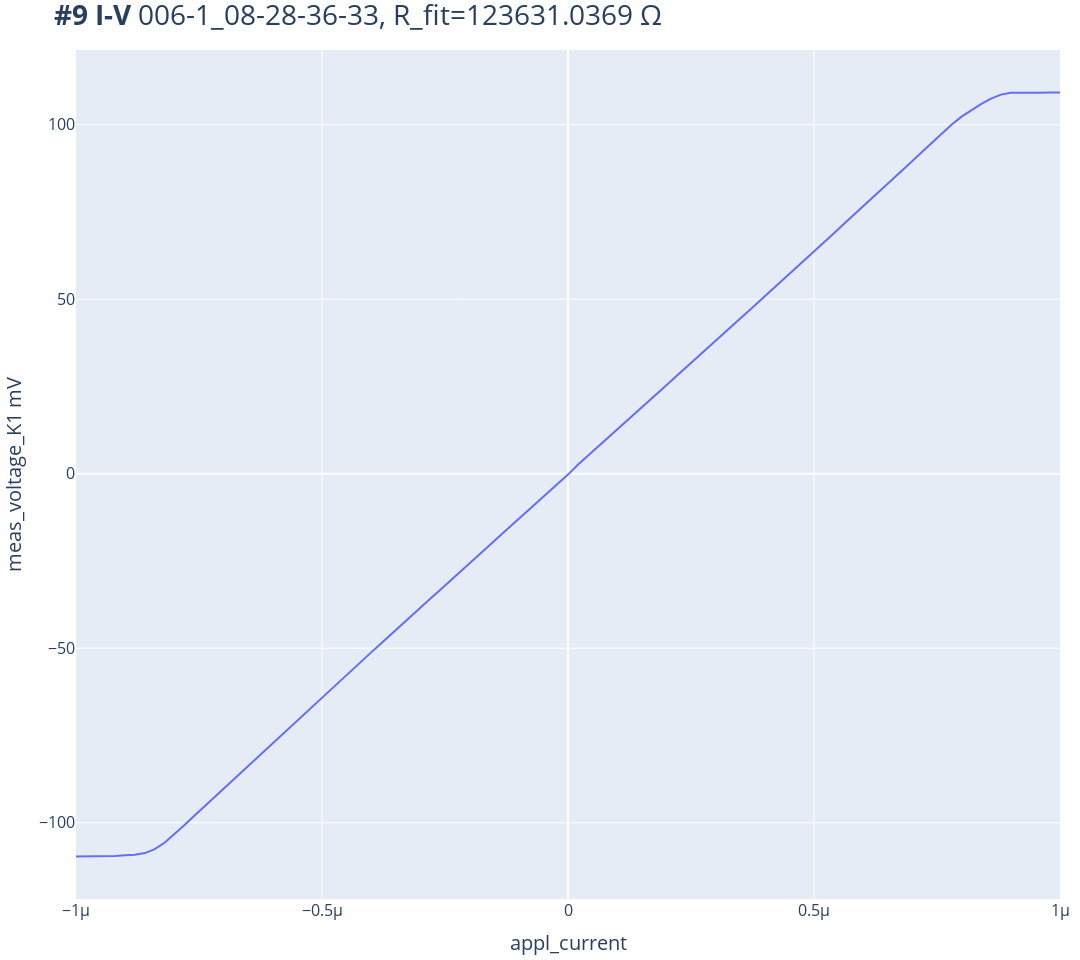
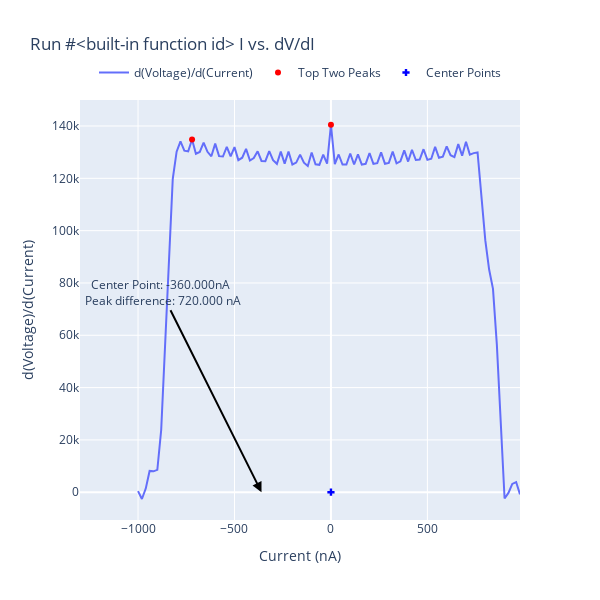

Notebook code cell kept with these figures, in order:
### Code cell
I_range=1e-6
K2440.output(1)
appl_current(-I_range) #Limit:1e-5 Amp(1MOhms risistor),1e-6 Amp(10MOhms risistor)
sleep(2)
# station.snapshot(update=True);
exp = qc.new_experiment('I-V', sample_name='006-1_08-28-36-33')
dataid = do1d(appl_current, -I_range ,I_range, 101, 0.03, meas_voltage_K1)
appl_current(0)
K2440.output(0)
plot_by_id(dataid)
#save_path = r"C:\qcodes\personal_scripts\Albert\104\Plot\104_{}.png".format(dataid)  # Path to save the plot image
#autosave_plot_by_id(dataid, save_path)
print(f"R = {get_R_from_IV(dataid)}")
# dataset = qc.load_by_id(dataid)
IV(dataid)
IV_diff(dataid)
